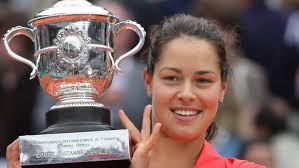
#> input picture images/ana_ivanovic/image12.jpg, 299 x 168 px, given in place of the camera
$ python lbp_face_recognition.py   (older library calls are emulated)
#> lines starting #> are read from the running program, lines starting #| are printed output that depends on the picture; after the words box and inside, x2 and y2 are one past the last pixel; in counts of white or black regions, pixels touching at a corner belong together
import cv2
import os
import numpy as np
from PIL import Image
import pickle

#pridruzujemo nas direktorij projekta
BASE_DIR = os.path.dirname(os.path.abspath(__file__))

#iz direktorija u image_dir smjestamo direktorij sa slikama iz projekta
image_dir = os.path.join(BASE_DIR, "images")


current_id = 0
label_ids = {}
y_train = []
x_train = []

face_cascade = cv2.CascadeClassifier('cascades/haarcascade_frontalface_alt2.xml')

# def read_images():
#
#
#     paths = []
#     for root, dirs, files in os.walk(image_dir):
#         for file in files:
#             if file.endswith("jpg") or file.endswith("jpeg") or file.endswith("JPG"):
#
#                 path = os.path.join(root, file)
#                 label = os.path.basename(root)
#                 paths.append(path)
#                 # label je ime foldera (katte middelton)
#                 # path je path slike u tom labelu
#
#                 # print(label, path)
#                 # print(root)
#
#                 if not label in label_ids:
#                     label_ids[label] = current_id
#                     current_id += 1
#                 id_ = label_ids[label]
#
#                 y_train.append(id_)
#     # pickle koristimo za spasavanje potadaka u binary formatu
#     with open("face-labels.pickle", 'wb') as f:
#         pickle.dump(label_ids, f)
#
#     return paths


def create_face_values():
    current_id = 0
    # data = []
    # paths = read_images()
    #
    # for path in paths:
    for root, dirs, files in os.walk(image_dir):
        for file in files:
            if file.endswith("jpg") or file.endswith("jpeg") or file.endswith("JPG"):

                path = os.path.join(root, file)
                label = os.path.basename(root)

                # label je ime foldera (katte middelton)
                # path je path slike u tom labelu

                # print(label, path)
                # print(root)

                if not label in label_ids:
                    label_ids[label] = current_id
                    current_id += 1
                id_ = label_ids[label]


                #kako nemamo brojčane vrijednosti slike, potrebno je da koristimo numpy array za predstavljanje slika,
                #koje prvo učitamo pomoću python image library PIL.

                pil_image = Image.open(path).convert("L") #konverzija u grey image
                size = (550, 550)
                final_image = pil_image.resize(size, Image.ANTIALIAS)
                image_array = np.array(final_image, "uint8")


               #u faces čuvamo vrijednosti (pravougaonike) koji su detektovani kao lice
                faces = face_cascade.detectMultiScale(image_array, scaleFactor=1.5, minNeighbors=5)

                for (x, y, w, h) in faces:
                    roi = image_array[y:y+h, x:x+w]
                    x_train.append(roi)
                    y_train.append(id_)
#> pass 2 of the loop in create_face_values, `for root, dirs, files in os.walk(image_dir):`:
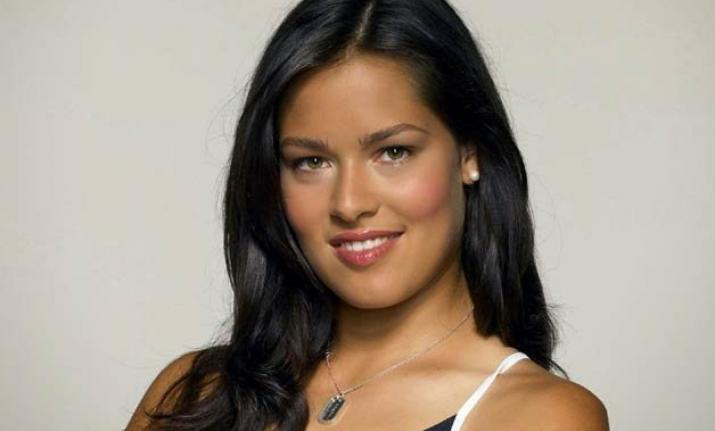
#> input picture images/ana_ivanovic/image11.jpg, 715 x 431 px
#> in create_face_values, `final_image = pil_image.resize(size, Image.ANTIALIAS)`:
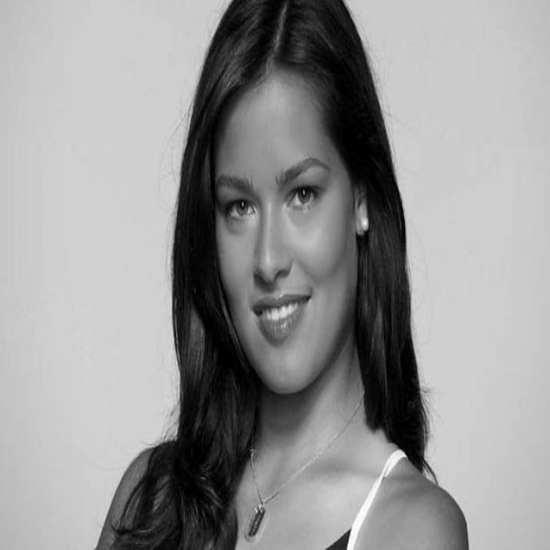
#> final_image: PIL image 550x550 L; min 0, max 255, mean 149.6
#> in create_face_values, `faces = face_cascade.detectMultiScale(image_array, scaleFactor=1.5, mi..`: faces = [[159, 116, 228, 228]]
#> the loop in create_face_values, `for (x, y, w, h) in faces:` made 1 pass
#> pass 1, in create_face_values, `roi = image_array[y:y+h, x:x+w]`:
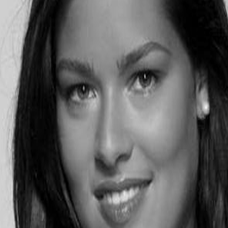
#> roi: shape (228, 228); min 0, max 239, mean 91.9
#> after the loop in create_face_values, `for (x, y, w, h) in faces:`: x_train = 1 item; y_train = [0]
#> pass 2 of the loop in create_face_values, `for root, dirs, files in os.walk(image_dir):`:
#> the loop in create_face_values (call 2), `for (x, y, w, h) in faces:` made 1 pass

    # pickle koristimo za spasavanje potadaka u binary formatu
    with open("face-labels.pickle", 'wb') as f:
        pickle.dump(label_ids, f)
    return x_train


def train_data():

    data = create_face_values()
    recognizer = cv2.face.LBPHFaceRecognizer_create()
    recognizer.train(data, np.array(y_train))
    recognizer.save("face-trainner.yml")


def capture_face():
    recognizer = cv2.face.LBPHFaceRecognizer_create()
    recognizer.read("face-trainner.yml")

    # čitamo podatke rječnika iz spašenog fajla i uradimo inverz, da prvo imamo id a zatim naziv labela
    # tj. label_ids[label] = current_id (jednom labelu jedan id, da je obratno bilo bi svaka slika ima svoj id ), treba nam obratno zbog uzimanja imena osobe.

    with open("face-labels.pickle", 'rb') as f:
        og_labels = pickle.load(f)
        labels = {v: k for k, v in og_labels.items()}

    cap = cv2.VideoCapture(0)

    while (True):
        # Capture frame-by-frame
        ret, frame = cap.read()
#> frame is the input picture: shape (168, 299, 3); mean B, G, R 97.4, 99.9, 119.4
        gray = cv2.cvtColor(frame, cv2.COLOR_BGR2GRAY)
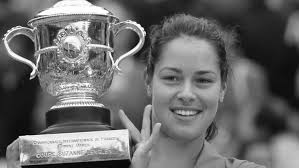
#> gray: shape (168, 299); min 1, max 255, mean 105.5
        faces = face_cascade.detectMultiScale(gray, scaleFactor=1.5, minNeighbors=5)
#> faces = [[153, 55, 68, 68], [137, 36, 101, 101]]
        for (x, y, w, h) in faces:
            # print(x,y,w,h)
            roi_gray = gray[y:y + h, x:x + w]  # (ycord_start, ycord_end)
            roi_color = frame[y:y + h, x:x + w]

            id_, conf = recognizer.predict(roi_gray)
            if conf >= 50:
                # print(5: #id_)
                # print(labels[id_])
                # print(conf)
                font = cv2.FONT_HERSHEY_SIMPLEX
                name = labels[id_]
                color = (255, 255, 255)
                stroke = 2
                cv2.putText(frame, name + ' ' + str(conf), (x, y), font, 1, color, stroke, cv2.LINE_AA)

            img_item = "pic.png"
            cv2.imwrite(img_item, roi_color)

            color = (255, 0, 0)  # BGR 0-255
            stroke = 2
            end_cord_x = x + w
            end_cord_y = y + h
            cv2.rectangle(frame, (x, y), (end_cord_x, end_cord_y), color, stroke)
#> this loop made 2 passes
#> (x, y, w, h, id_, conf, font, name) on passes 1 to 2: (153, 55, 68, 68, 0, 144.4, 0, 'ana_ivanovic'), (137, 36, 101, 101, 0, 107.1, 0, 'ana_ivanovic')
#> pass 1, in capture_face, `roi_gray = gray[y:y + h, x:x + w]`:
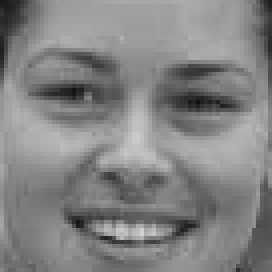
#> roi_gray: shape (68, 68) (shown 4 times larger); min 15, max 209, mean 131.1
#> pass 1, in capture_face, `roi_color = frame[y:y + h, x:x + w]`:
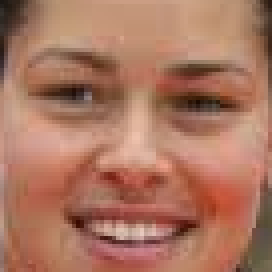
#> roi_color: shape (68, 68, 3) (shown 4 times larger); mean B, G, R 96.2, 117.6, 170.8
#> pass 1, in capture_face, `cv2.imwrite(img_item, roi_color)`:
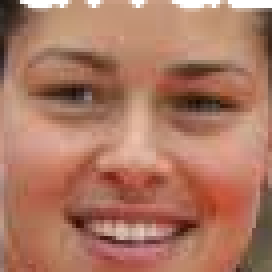
#> saved as pic.png: shape (68, 68, 3) (shown 4 times larger); mean B, G, R 98.8, 119.7, 172.3
#> pass 2, in capture_face, `roi_gray = gray[y:y + h, x:x + w]`:
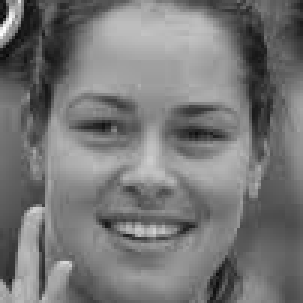
#> roi_gray: shape (101, 101) (shown 3 times larger); min 7, max 255, mean 118.6
#> after the loop:
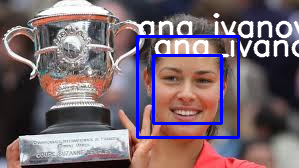
#> frame: shape (168, 299, 3); 9.6% of pixels changed, all inside (x1, y1, x2, y2) = (136, 13, 299, 139)


        # Display the resulting frame
        cv2.imshow('frame', frame)
        if cv2.waitKey(20) & 0xFF == ord('q'):
#> (key q is pressed here)
            break

    cap.release()
    cv2.destroyAllWindows()


def main():

    create_face_values()
    train_data()
    capture_face()


main()
